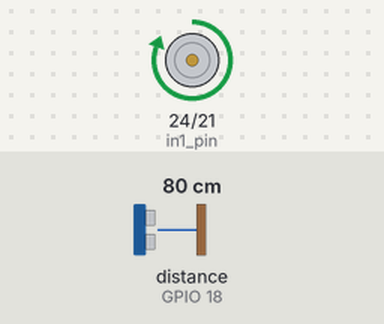
Recording of a program running on a simulated Raspberry Pi (BCM pin numbers). Shown: motor-driver pin pairs drawn as motors (green arrow = first pin HIGH = forward, orange = second pin HIGH = backward, longer = more drive). Inputs (shaded band) come from the test bench; at power-on: distance to the obstacle (sensor on GPIO 18) 80 cm. The echo pulse lasts 58.3 µs per cm; the clock reads 2024-03-15 10:24:30 at power-on unless the program sets it; what the program prints to the terminal is not drawn.

Above: at 1.2 s.
1.3 s: distance to the obstacle (sensor on GPIO 18) set to 44 cm
3.2 s: distance to the obstacle (sensor on GPIO 18) set to 36 cm
At 5.2 s:
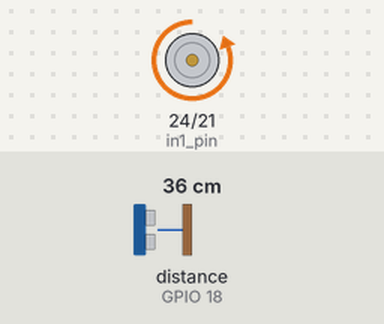
5.5 s: distance to the obstacle (sensor on GPIO 18) set to 60 cm
At 7.1 s:
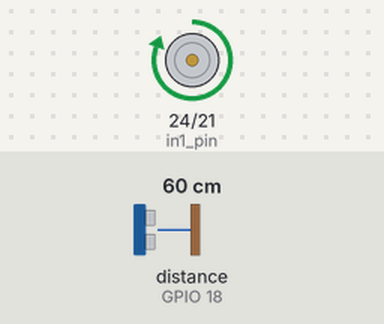
7.5 s: distance to the obstacle (sensor on GPIO 18) set to 2 cm
At 9.1 s:
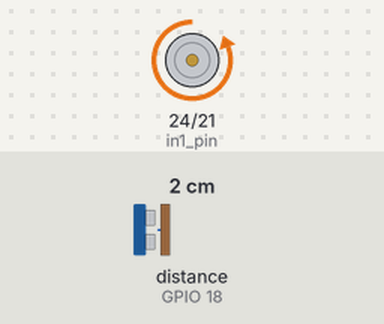
Timing chart, 0 to 10.5 s (numbered marks = the images above; inputs shaded):
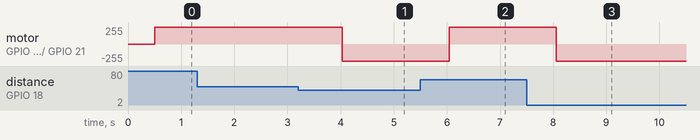

The program:

motsen.py
```python
import time
import RPi.GPIO as GPIO
def measure():
 # This function measures a distance
 GPIO.output(GPIO_TRIGGER, True)
 time.sleep(0.00001)
 GPIO.output(GPIO_TRIGGER, False)
 start = time.time()

 while GPIO.input(GPIO_ECHO)==0:
   start = time.time()

 while GPIO.input(GPIO_ECHO)==1:
   stop = time.time()

 elapsed = stop-start
 distance = (elapsed * 34300)/2

 return distance

GPIO.setmode(GPIO.BCM)

in1_pin = 24
in2_pin = 21

GPIO.setup(in1_pin, GPIO.OUT)
GPIO.setup(in2_pin, GPIO.OUT)

#def set(property, value):
 #   try:
  #      f = open("/sys/class/rpi-pwm/pwm0/" + property, 'w')
   #     f.write(value)
    #    f.close()
    #except:
     #   print("Error writing to: " + property + " value: " + value)

#set("delayed", "0")
#set("mode", "pwm")
#set("frequency", "500")
#set("active", "1")

def atras():
    GPIO.output(in1_pin, True)
    GPIO.output(in2_pin, False)

def counter_clockwise():
    GPIO.output(in1_pin, False)
    GPIO.output(in2_pin, True)

def stop():
    GPIO.output(in1_pin, False)
    GPIO.output(in2_pin, False)

stop()


# -----------------------
# Main Script
# -----------------------

# Use BCM GPIO references
# instead of physical pin numbers
GPIO.setmode(GPIO.BCM)

# Define GPIO to use on Pi
GPIO_TRIGGER = 23
GPIO_ECHO    = 18

print "Ultrasonic Measurement"

# Set pins as output and input
GPIO.setup(GPIO_TRIGGER,GPIO.OUT)
# Trigger
GPIO.setup(GPIO_ECHO,GPIO.IN)
# Echo

# Set trigger to False (Low)
GPIO.output(GPIO_TRIGGER, False)

# Wrap main content in a try block so we can
# catch the user pressing CTRL-C and run the
# GPIO cleanup function. This will also prevent
# the user seeing lots of unnecessary error
# messages.
try:

 while True:

     distance = measure()
     #print "Distance : %.1f" % distance
     time.sleep(0.5)
     #cmd = raw_input("Command, f/r/s 0..9, E.g. f5 :")
     #direction = cmd[0]
     if distance <= 40:
         counter_clockwise()
     else:

         atras()

    # if direction == "s":
     #    stop()

except KeyboardInterrupt:
 # User pressed CTRL-C
 # Reset GPIO settings
 GPIO.cleanup()
```

Measured:
- the behaviour switches between 41 and 40 cm on distance to the obstacle (sensor on GPIO 18) (found by bisection; images 0 and 1)
- after the input at 1.3 s, every drawn part: stays the same
- after the input at 3.2 s, motor on GPIO 24 (in1_pin) / GPIO 21 (in2_pin): forward 255/255 → backward 255/255 after 0.83 s
- after the input at 5.5 s, motor on GPIO 24 (in1_pin) / GPIO 21 (in2_pin): backward 255/255 → forward 255/255 after 0.54 s
- after the input at 7.5 s, motor on GPIO 24 (in1_pin) / GPIO 21 (in2_pin): forward 255/255 → backward 255/255 after 0.56 s
